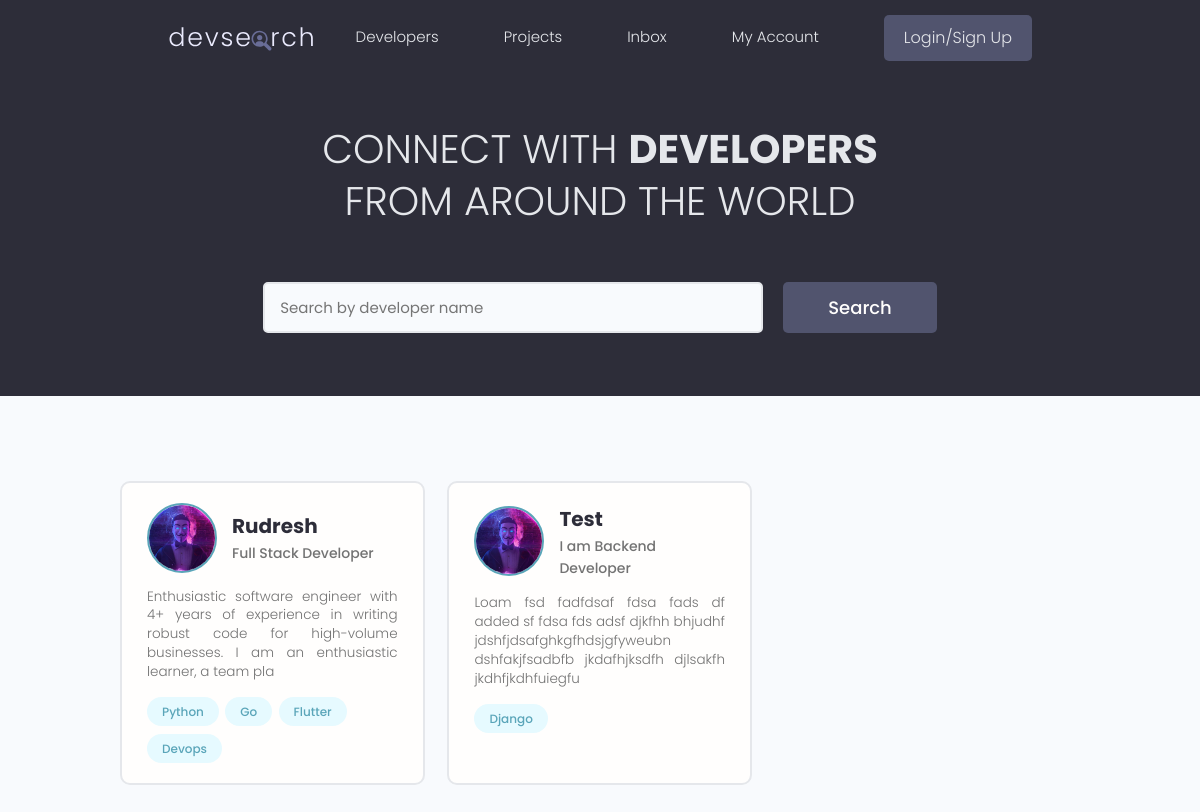
The page / on the database its author committed.
### users/models.py (models this page shows, shortened)
class Profile(models.Model):
    user = models.OneToOneField(User, null=True, blank=True, on_delete=models.CASCADE)#models.CASCADE -> On user deletion, it will delete profile entry as well
    name = models.CharField(max_length=200, null=True, blank=True)
    email = models.CharField(max_length=200, null=True, blank=True)
    username = models.CharField(max_length=200, null=True, blank=True)
    location = models.CharField(max_length=200, null=True, blank=True)
    short_intro = models.CharField(max_length=200, null=True, blank=True)
    bio = models.TextField(null=True, blank=True)
    profile_images = models.ImageField(null=True, blank=True, upload_to='profiles/',
                                       default='profiles/user-default.png')
    social_github = models.CharField(max_length=200, null=True, blank=True)
    social_twitter = models.CharField(max_length=200, null=True, blank=True)
    social_linkedIn = models.CharField(max_length=200, null=True, blank=True)
    social_website = models.CharField(max_length=200, null=True, blank=True)
    created = models.DateTimeField(auto_now_add=True)
    id = models.UUIDField(default=uuid.uuid4, unique=True, primary_key=True, editable=False)

class Skill(models.Model):
    owner = models.ForeignKey(Profile, on_delete=models.CASCADE, null=True, blank=True)
    name = models.CharField(max_length=200, null=True, blank=True)
    description = models.TextField(null=True, blank=True)
    created = models.DateTimeField(auto_now_add=True)
    id = models.UUIDField(default=uuid.uuid4, unique=True, primary_key=True, editable=False)

### users/views.py (the view)
# urls.py: path('', views.profiles, name='profiles'),
def profiles(request):
    profiles = Profile.objects.all()
    context = {'profiles': profiles}
    return render(request, 'users/profiles.html', context)

### users/templates/users/profiles.html (shortened to what this page needs)
{% extends 'main.html' %}
{% block content %}
    <main class="home">
        <section class="hero-section text-center">
            <div class="container container--narrow">
                <div class="hero-section__box">
                    <h2>CONNECT WITH <span>DEVELOPERS</span></h2>
                    <h2>FROM AROUND THE WORLD</h2>
                </div>
                <div class="hero-section__search">
                    <form class="form" action="#" method="get">
                        <div class="form__field">
                            <input class="input input--text" id="formInput#search" type="text" name="text"
                                   placeholder="Search by developer name"/>
                        </div>
                        <input class="btn btn--sub btn--lg" type="submit" value="Search"/>
                    </form>
                </div>
            </div>
        </section>
        <section class="devlist">
            <div class="container">
                <div class="grid grid--three">
                    {% for profile in profiles %}
                        <div class="column card">
                            <div class="dev">
                                <a href="{% url 'user-profile' profile.id %}" class="card__body">
                                    <div class="dev__profile">
                                        <img class="avatar avatar--md"
                                             src="{{ profile.profile_images.url }}"/>
                                        <div class="dev__meta">
                                            <h3>{{ profile.name }}</h3>
                                            <h5>{{ profile.short_intro }}</h5>
                                        </div>
                                    </div>
                                    <p class="dev__info">
                                        {{ profile.bio|slice:"150" }}
                                    </p>
                                    <div class="dev__skills">
                                        {% for skill in profile.skill_set.all|slice:"5" %}
                                            <span class="tag tag--pill tag--main">
                                            <small>{{ skill.name }}</small>
                                          </span>
                                        {% endfor %}
                                    </div>
                                </a>
                            </div>
                        </div>
                    {% endfor %}
                </div>
            </div>
        </section>
    </main>
{% endblock content %}

### static/styles/app.css (style rules this page uses)
:root { --color-sub: #2d2d39; }
.btn--sub { background-color: var(--color-sub-light); }
.card { border: 2px solid var(--color-light); }
img { width: 100%; }
.hero-section { height: 40vh; display: flex; align-items: center; background-color: var(--color-sub); }
.hero-section__box { margin-bottom: 4rem; }
.hero-section__box > h2, .hero-section__box > h2 > span { font-size: 4rem; color: var(--color-light); line-height: 1.3; text-transform: uppercase; }
.hero-section__box > h2 { font-weight: 300; }
.hero-section__box > h2 > span { font-weight: 700; }
.hero-section__search > .form { display: flex; align-items: center; justify-content: center; gap: 2rem; }
.hero-section__search > .form input.input--text { width: 50rem; }
.devlist { margin-top: 8rem; }
.devlist .grid { align-items: stretch; }
.devlist .dev .dev__profile { display: flex; align-items: center; gap: 1.5rem; }
.devlist .dev .dev__meta h3 { color: var(--color-sub); font-size: 2rem; font-weight: 700; }
.devlist .dev .dev__meta h5 { color: var(--color-text); font-size: 1.4rem; font-weight: 500; }
.devlist .dev .dev__info { margin: 1.5rem 0; font-size: 1.35rem; line-height: 1.4; text-align: justify; }

### static/uikit/styles/modules/_variables.css (style rules this page uses)
:root { --color-main: #5aa5b9; --color-main-light: #e6faff; --color-sub: #3f4156; --color-sub-light: #51546e; --color-sub-lighter: #ededfd; --color-text: #737373; --color-gray: #8b8b8b; --color-light: #e5e7eb; --color-light-gray: #767676; --color-bg: #f8fafd; --color-white: #fffefd; --color-white-light: #f3f3f3; --color-success: #359e64; --color-success-bg: #def8e8; --color-error: #fc4b0b; --color-error-bg: #fff2ee; --font-base: 'Poppins', arial, helvetica, 'Segoe UI', roboto, ubuntu, sans-serif; --font-monospace: 'Fira Code', 'Courier New', courier, monospace; --font-regular: 300; --font-medium: 500; --font-bold: 700; --generic-shadow: 1px 1px 5px #00000010; --generic-transition: all 0.3s ease-in-out; }

### static/uikit/styles/modules/_base.css (style rules this page uses)
* { margin: 0; padding: 0; box-sizing: border-box; text-rendering: optimizeLegibility; color: inherit; font-size: inherit; }
html { font-size: 50%; }
@media only screen and (min-width: 480px) { html { font-size: 56.25%; } }
@media only screen and (min-width: 1200px) { html { font-size: 62.5%; } }
body { line-height: 1.6; font-weight: 400; font-size: 1.5rem; color: var(--color-text); background-color: var(--color-bg); min-height: 100vh; }

### static/uikit/styles/modules/_typography.css (style rules this page uses)
* { font-family: var(--font-base); }
h2 { font-size: 3.6rem; font-weight: var(--font-bold); }
h3 { font-size: 3.2rem; font-weight: var(--font-medium); }
h5 { font-size: 2.4rem; font-weight: var(--font-medium); }
h5, h6 { font-weight: var(--font-regular); }
p, span, strong { font-size: 1.6rem; color: var(--color-text); font-weight: var(--font-regular); }
a { padding-bottom: 2px; text-decoration: none; display: inline-block; color: var(--color-main); font-weight: var(--font-medium); }

### static/uikit/styles/modules/_utilities.css (style rules this page uses)
.container { width: 92%; max-width: 165rem; margin: 0 auto; box-sizing: border-box; }
.container--narrow { width: 92%; max-width: 120rem; }
@media screen and (min-width: 1000px) { .container { width: 90%; } }
@media screen and (min-width: 1000px) { .container--narrow { width: 85%; } }
@media screen and (min-width: 1200px) { .container { width: 80%; } }
@media screen and (min-width: 1200px) { .container--narrow { width: 72%; } }
.text-center { text-align: center; }

### static/uikit/styles/modules/_avatar.css (style rules this page uses)
.avatar { border-radius: 50%; border: 2px solid var(--color-main); object-fit: cover; }
.avatar--md { height: 7rem; width: 7rem; }

### static/uikit/styles/modules/_button.css (style rules this page uses)
.btn { display: inline-block; position: relative; cursor: pointer; background-color: var(--color-light); font-weight: var(--font-medium); color: var(--color-sub); text-decoration: none; padding: 1rem 2rem; border-radius: 0.5rem; border: none; width: -webkit-fit-content; width: -moz-fit-content; width: fit-content; height: -webkit-fit-content; height: -moz-fit-content; height: fit-content; font-size: 1.6rem; outline-width: 0; outline-color: transparent; -webkit-backface-visibility: hidden; backface-visibility: hidden; transition: all 0.3s ease-in-out; }
.btn--sub { background-color: var(--color-sub); color: var(--color-white); }
.btn--lg { font-size: 1.8rem; padding: 1.2rem 4.5rem; }

### static/uikit/styles/modules/_card.css (style rules this page uses)
.card { border-radius: 1rem; background-color: var(--color-white); border: 1.5px solid var(--color-light); width: auto; height: auto; margin-top: 0.5rem; margin-bottom: 0.5rem; overflow: hidden; }
.card__body, .card__header { padding: 2rem 2.5rem; }

### rows shown on the page
Profile: profile_images (placeholder picture), name "Rudresh", short_intro "Full Stack Developer", bio "Enthusiastic software engineer with 4+ years of experience in writing robust code for high-volume businesses. I am an enthusiastic learner, a team pla"
Skill: name "Python"
Skill: name "Go"
Skill: name "Flutter"
Skill: name "Devops"
Profile: profile_images (placeholder picture), name "Test", short_intro "I am Backend Developer", bio "Loam fsd fadfdsaf fdsa fads df added sf fdsa fds adsf djkfhh bhjudhf jdshfjdsafghkgfhdsjgfyweubn dshfakjfsadbfb jkdafhjksdfh djlsakfh jkdhfjkdhfuiegfu"
Skill: name "Django"
